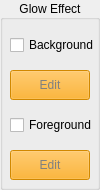
<?xml version="1.0" encoding="UTF-8"?>
<ui version="4.0">
 <class>GlowCfger</class>
 <widget class="QGroupBox" name="GlowCfger">
  <property name="geometry">
   <rect>
    <x>0</x>
    <y>0</y>
    <width>100</width>
    <height>190</height>
   </rect>
  </property>
  <property name="title">
   <string>Glow Effect</string>
  </property>
  <property name="alignment">
   <set>Qt::AlignCenter</set>
  </property>
  <property name="flat">
   <bool>true</bool>
  </property>
  <widget class="QCheckBox" name="bg">
   <property name="geometry">
    <rect>
     <x>10</x>
     <y>30</y>
     <width>91</width>
     <height>30</height>
    </rect>
   </property>
   <property name="text">
    <string>Background</string>
   </property>
  </widget>
  <widget class="QCheckBox" name="fg">
   <property name="geometry">
    <rect>
     <x>10</x>
     <y>110</y>
     <width>91</width>
     <height>30</height>
    </rect>
   </property>
   <property name="text">
    <string>Foreground</string>
   </property>
  </widget>
  <widget class="QPushButton" name="bgEdit">
   <property name="enabled">
    <bool>false</bool>
   </property>
   <property name="geometry">
    <rect>
     <x>10</x>
     <y>70</y>
     <width>80</width>
     <height>30</height>
    </rect>
   </property>
   <property name="styleSheet">
    <string notr="true">QPushButton {
	background-color: orange;	
}
QPushButton:enabled {
	color: black;	
}
QPushButton:disabled {
	color: gray;	
}</string>
   </property>
   <property name="text">
    <string>Edit</string>
   </property>
  </widget>
  <widget class="QPushButton" name="fgEdit">
   <property name="enabled">
    <bool>false</bool>
   </property>
   <property name="geometry">
    <rect>
     <x>10</x>
     <y>150</y>
     <width>80</width>
     <height>30</height>
    </rect>
   </property>
   <property name="styleSheet">
    <string notr="true">QPushButton {
	background-color: orange;	
}
QPushButton:enabled {
	color: black;	
}
QPushButton:disabled {
	color: gray;	
}</string>
   </property>
   <property name="text">
    <string>Edit</string>
   </property>
  </widget>
 </widget>
 <resources/>
 <connections/>
</ui>
